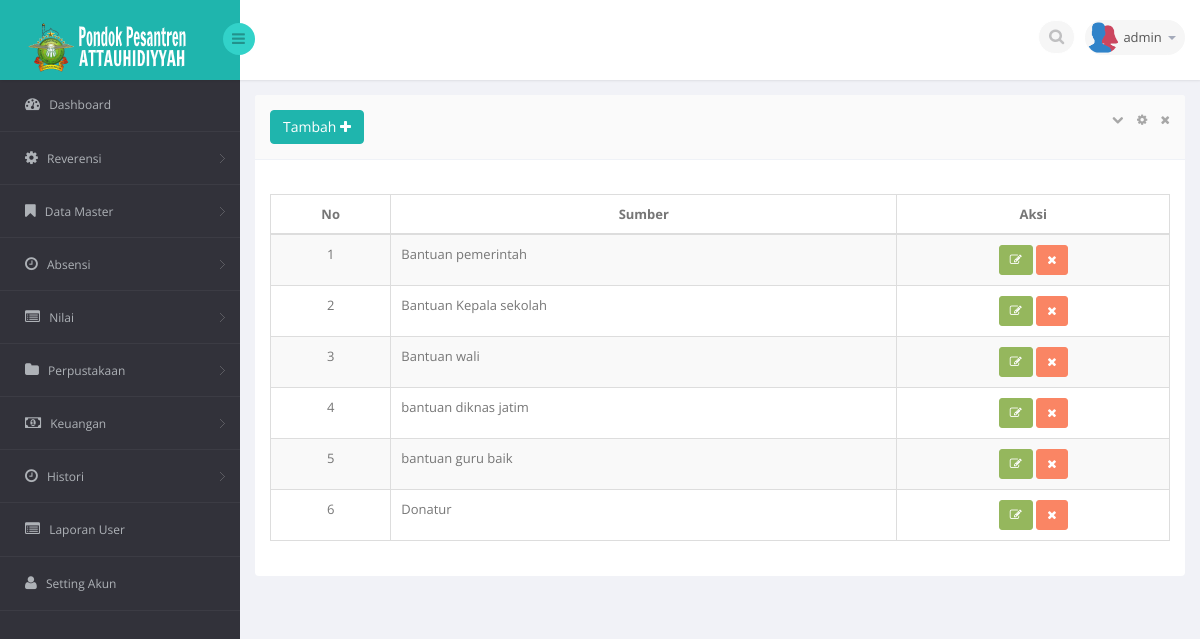
/med.php?mod=sumber_buku (signed in), run on the app's committed database.
### tables this page shows
CREATE TABLE IF NOT EXISTS `user` (
`id` int(11) NOT NULL,
  `id_user` varchar(50) NOT NULL,
  `id_sekolah` int(11) NOT NULL,
  `nama` varchar(45) NOT NULL,
  `username` varchar(20) NOT NULL,
  `password` varchar(50) NOT NULL,
  `level` varchar(20) NOT NULL,
  `last_login` datetime NOT NULL,
  `akses_master` text NOT NULL
);

CREATE TABLE IF NOT EXISTS `sumber` (
`id` int(11) NOT NULL,
  `sumber` varchar(255) NOT NULL
);

### session.php (called while the page is built, shortened)
<?php
	include"lib/conn.php";
	$level_check = $_SESSION['level'];
	$user_check = $_SESSION['login_user'];
	if ($level_check=='siswa') {
			$ses_sql=mysqli_query($conn,"select panggilan from siswa where nis = '$user_check'");
		$row = mysqli_fetch_assoc($ses_sql);
		$login_session = $row['panggilan'];
		if(!isset($login_session)){
			mysqli_close($conn);
			header('location: login.php');
		}
	}else{
		$ses_sql=mysqli_query($conn,"select *from user where username = '$user_check'");
		$row = mysqli_fetch_assoc($ses_sql);
		$login_session = $row['username'];
	}
?>

### mod/perpustakaan/sumber_buku.php (the view, shortened to what this page needs)
<?php
	if(isset($_SESSION['sumber_buku']) AND $_SESSION['sumber_buku'] <> 'TRUE')
	{
		?>
		  <div class="alert alert-danger alert-dismissible" id="succsess-alert">
	        <button type="button" class="close" data-dismiss="alert" aria-hidden="true">&times;</button>
	        <h4><i class="icon fa fa-ban"></i> Alert!</h4>
	        Dilarang mengakses file ini.
	      </div>
		<?php
	}
	else{
	$linkaksi = 'med.php?mod=sumber_buku';
	if(isset($_GET['act']))
	{
		$act = $_GET['act'];
		$linkaksi .= '&act='.$act;
	}
	else
	{
		$act = '';
	}
	$aksi = 'mod/perpustakaan/act_sumber_buku.php';
	?>
	<?php
	switch ($act) {
			?>
			<?php
		default :
			?>
		        <div class="row">
		            <div class="clearfix">
		            <div class="col-sm-12">
		                <section class="panel">
		                    <header class="panel-heading">
		                        <?php if($_SESSION['level']=='admin'){?>
		                        	<a href="med.php?mod=sumber_buku&act=form">
									<button class="btn btn-primary">
										Tambah <i class="fa fa-plus"></i>
									</button>
									</a>
								<?php }?>
		                        <span class="tools pull-right">
		                            <a href="javascript:;" class="fa fa-chevron-down"></a>
		                            <a href="javascript:;" class="fa fa-cog"></a>
		                            <a href="javascript:;" class="fa fa-times"></a>
		                         </span>
		                    </header>
		                    <div class="panel-body">
		                        <div class="adv-table editable-table table-responsive">
		                            <div class="clearfix">
		                            </div>
		                            <table class="table table-striped table-hover table-bordered" id="example">
		                                <thead>
		                                <tr>
											<th class="text-center">No</th>
		                                    <th class="text-center">Sumber</th>
											<?php if($_SESSION['level']=='admin' ){?>
		                                    <th class="text-center">Aksi</th>
											<?php }?>
										</tr>
		                                </thead>
		                                <tbody>
		                                <?php
											$query = "SELECT * FROM sumber";
											$sql_kul = mysqli_query($conn,$query);
											$i=1;
											while ($m = mysqli_fetch_assoc($sql_kul)) {
										?>
		                                <tr class="">
		                                    <td align="center"><?php echo $i ?></td>
		                                    <td><?php echo $m['sumber']?></td>
											<td align="center">
		                                    <?php if($_SESSION['level']=='admin' ){?>
		                                        <a href="med.php?mod=sumber_buku&act=form&id=<?php echo $m['id'] ?>" ><button class="btn btn-success btn-sm"><i class="fa fa-edit"></i></button> </a>
												<a href="<?php echo $aksi ?>?mod=sumber_buku&act=hapus&id=<?php echo $m['id'] ?>" onclick="return myFunction();"><button class="btn btn-danger btn-sm"><i class="fa fa-times"></i></button> </a>
											</td>
											 <?php }?>
		                                </tr>
		                                <?php
		 									 $i++;
		 								 }
		 								?>
		                                </tbody>
		                            </table>
		                        </div>
		                    </div>
		                </section>
		            </div>
		        </div>
			<?php
		break;
	}
	}
?>

### med.php (shortened to what this page needs)
<?php
    include"session.php";
?>
<!DOCTYPE html>
<html lang="en">
<head>
    <link href="bs3/css/bootstrap.min.css" rel="stylesheet">
    <link href="css/bootstrap-reset.css" rel="stylesheet">
    <link href="font-awesome/css/font-awesome.css" rel="stylesheet" />
    <link rel="stylesheet" href="css/bootstrap-switch.css" />
    <link rel="stylesheet" type="text/css" href="js/bootstrap-fileupload/bootstrap-fileupload.css" />
    <link rel="stylesheet" type="text/css" href="js/bootstrap-wysihtml5/bootstrap-wysihtml5.css" />
    <link rel="stylesheet" type="text/css" href="js/bootstrap-datepicker/css/datepicker.css" />
    <link rel="stylesheet" type="text/css" href="js/bootstrap-colorpicker/css/colorpicker.css" />
    <link rel="stylesheet" type="text/css" href="js/bootstrap-daterangepicker/daterangepicker-bs3.css" />
    <link rel="stylesheet" type="text/css" href="js/bootstrap-datetimepicker/css/datetimepicker.css" />
    <link rel="stylesheet" type="text/css" href="js/jquery-multi-select/css/multi-select.css" />
    <link rel="stylesheet" type="text/css" href="js/jquery-tags-input/jquery.tagsinput.css" />
    <link rel="stylesheet" type="text/css" href="js/select2/select2.css" />
    <link href="js/jvector-map/jquery-jvectormap-1.2.2.css" rel="stylesheet">
    <link href="css/clndr.css" rel="stylesheet">
    <link href="js/css3clock/css/style.css" rel="stylesheet">
    <link rel="stylesheet" href="js/morris-chart/morris.css">
    <link href="js/advanced-datatable/css/demo_page.css" rel="stylesheet" />
    <link href="js/advanced-datatable/css/demo_table.css" rel="stylesheet" />
    <link rel="stylesheet" href="css/datatables/fixedHeader.bootstrap.min.css">
    <link rel="stylesheet" href="css/datatables/responsive.bootstrap.min.css">
    <link rel="stylesheet" href="css/datatables/buttons.dataTables.min.css">
    <link rel="stylesheet" href="css/jquery.steps.css?1">
    <link href="css/style.css" rel="stylesheet">
    <link href="css/style-responsive.css" rel="stylesheet" />
</head>
<body>
<section id="container" >
<header class="header fixed-top clearfix">
<div class="brand">
    <a href="med.php?mod=home" class="logo">
        <img class="img-responsive" src="images/logo.png" alt="">
    </a>
    <div class="sidebar-toggle-box">
        <div class="fa fa-bars"></div>
    </div>
</div>
<div class="top-nav clearfix">
    <ul class="nav pull-right top-menu">
        <li>
            <input type="text" class="form-control search" placeholder=" Search">
        </li>
        <li class="dropdown">
            <a data-toggle="dropdown" class="dropdown-toggle" href="#">
                <img alt="" src="images/users.png">
                <span class="username"><?php echo $login_session ?></span>
                <b class="caret"></b>
            </a>
        </li>
    </ul>
</div>
</header>
<aside class="position-fixed">
    <div id="sidebar" class="nav-collapse">
                    <div class="leftside-navigation">
            <ul class="sidebar-menu" id="nav-accordion">
                <li>
                    <a href="index.php">
                        <i class="fa fa-dashboard"></i>
                        <span>Dashboard</span>
                    </a>
                </li>
                <?php
                if ($_SESSION['level']=='perpustakaan') {
                ?>
                <li class="sub-menu">
                    <a href="javascript:;">
                        <i class="fa fa-folder"></i>
                        <span>Perpustakaan</span>
                    </a>
                    <ul class="sub">
                        <li><a href="med.php?mod=kategori_buku">Kategori Buku</a></li>
                        <li><a href="med.php?mod=sumber_buku">Sumber Buku</a></li>
                        <li><a href="med.php?mod=rak_buku">Rak Buku</a></li>
                        <li><a href="med.php?mod=buku">Buku</a></li>
                        <li><a href="med.php?mod=peminjaman">Data Peminjaman</a></li>
                        <li><a href="med.php?mod=pengembalian">Data Pengembalian</a></li>
                        <li><a href="med.php?mod=kas">Kas</a></li>
                    </ul>
                </li>
                <?php
                }elseif($_SESSION['level']=='admin' OR $_SESSION['level']=='superadmin'){
                ?>
                <li class="sub-menu">
                    <a href="javascript:;">
                        <i class="fa fa-cog"></i>
                        <span>Reverensi</span>
                    </a>
                </li>
                <li class="sub-menu">
                    <a href="javascript:;">
                        <i class="fa fa-bookmark"></i>
                        <span>Data Master</span>
                    </a>
                </li>
                <li class="sub-menu">
                    <a href="javascript:;">
                        <i class="fa fa-clock-o"></i>
                        <span>Absensi</span>
                    </a>
                </li>
                <li class="sub-menu">
                    <a href="javascript:;">
                        <i class="fa fa-list-alt"></i>
                        <span>Nilai</span>
                    </a>
                </li>
                <li class="sub-menu">
                    <a href="javascript:;">
                        <i class="fa fa-folder"></i>
                        <span>Perpustakaan</span>
                    </a>
                </li>
                <li class="sub-menu">
                    <a href="javascript:;">
                        <i class="fa fa-money"></i>
                        <span>Keuangan</span>
                    </a>
                </li>
                <li class="sub-menu">
                    <a href="javascript:;">
                        <i class="fa fa-clock-o"></i>
                        <span>Histori</span>
                    </a>
                </li>
                <li>
                    <a href="med.php?mod=laporan_user">
                        <i class="fa fa-list-alt"></i>
                        <span>Laporan User</span>
                    </a>
                </li>
                <li>
                    <a href="med.php?mod=userakun&act=admin">
                    <i class="fa fa-user"></i>
                        <span>Setting Akun</span>
                    </a>
                </li>
                <?php
                }
                ?>
            </ul>
        </div>
    </div>
</aside>
<section id="main-content">
    <section class="wrapper">
         <?php include"content.php"; ?>
    </section>
</section>
</section>
</body>
</html>

### data on the page
user: username "admin"
sumber: sumber "Bantuan pemerintah"
sumber: sumber "Bantuan Kepala sekolah"
sumber: sumber "Bantuan wali"
sumber: sumber "bantuan diknas jatim"
sumber: sumber "bantuan guru baik"
sumber: sumber "Donatur"
